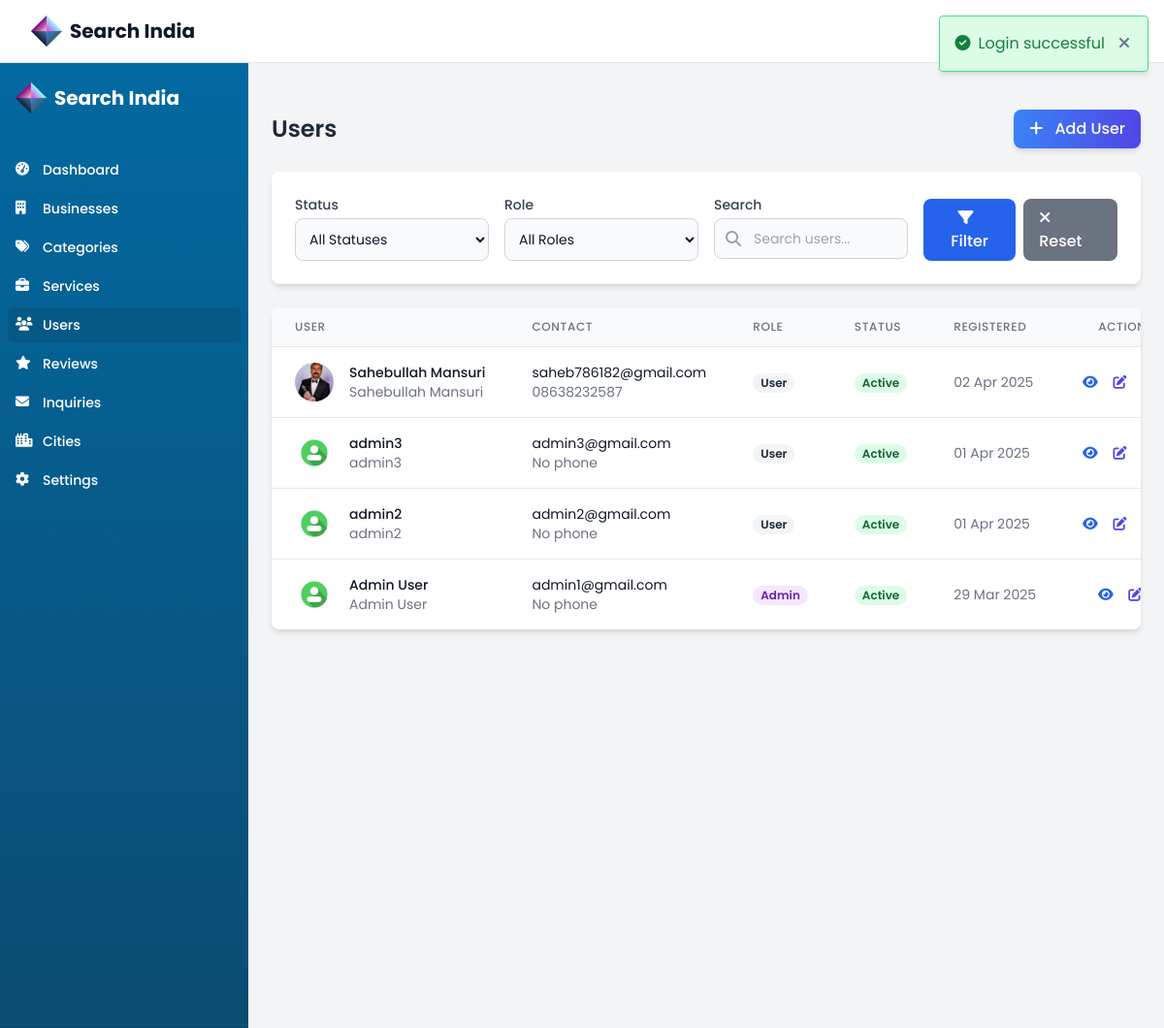
The app's page /justdial-admin/modules/users/index.php (signed in) with its own data.
### tables this page shows
CREATE TABLE `users` (
  `id` int(11) NOT NULL,
  `name` varchar(100) NOT NULL,
  `username` varchar(255) DEFAULT NULL,
  `bio` text DEFAULT NULL,
  `email` varchar(100) NOT NULL,
  `password` varchar(255) NOT NULL,
  `phone` varchar(20) DEFAULT NULL,
  `address` text DEFAULT NULL,
  `city` varchar(50) DEFAULT NULL,
  `state` varchar(50) DEFAULT NULL,
  `country` varchar(50) DEFAULT NULL,
  `postal_code` varchar(20) DEFAULT NULL,
  `profile_image` varchar(255) DEFAULT 'default.jpg',
  `role` enum('admin','manager','user') DEFAULT 'user',
  `status` enum('active','inactive','banned') DEFAULT 'active',
  `email_verified` tinyint(1) DEFAULT 0,
  `verification_token` varchar(255) DEFAULT NULL,
  `reset_token` varchar(255) DEFAULT NULL,
  `reset_token_expires` datetime DEFAULT NULL,
  `last_login` timestamp NULL DEFAULT NULL,
  `created_at` timestamp NOT NULL DEFAULT current_timestamp(),
  `updated_at` timestamp NOT NULL DEFAULT current_timestamp() ON UPDATE current_timestamp()
);

### justdial-admin/config/functions.php (called while the page is built, shortened)
<?php
require_once 'database.php';
function db() {
    static $db = null;
    if ($db === null) {
        $db = new Database();
    }
    return $db;
}
function isAdmin() {
    return isset($_SESSION['user_role']) && $_SESSION['user_role'] === 'admin';
}
function formatDate($date, $format = DATE_FORMAT) {
    return date($format, strtotime($date));
}
function hasPermission($permission) {
    if (isAdmin()) return true;
    return in_array($permission, $_SESSION['user_permissions'] ?? []);
}

### justdial-admin/config/database.php (called while the page is built, shortened)
<?php
class Database {
    private $host = DB_HOST;
    private $user = DB_USER;
    private $pass = DB_PASS;
    private $dbname = DB_NAME;
    private $conn;
    private $stmt;
    public function __construct() {
        $dsn = 'mysql:host=' . $this->host . ';dbname=' . $this->dbname . ';charset=utf8mb4';
        $options = array(
            PDO::ATTR_PERSISTENT => true,
            PDO::ATTR_ERRMODE => PDO::ERRMODE_EXCEPTION,
            PDO::ATTR_DEFAULT_FETCH_MODE => PDO::FETCH_ASSOC,
            PDO::ATTR_EMULATE_PREPARES => false
        );
        try {
            $this->conn = new PDO($dsn, $this->user, $this->pass, $options);
        } catch(PDOException $e) {
            $this->error = $e->getMessage();
            echo 'Database Connection Error: ' . $this->error;
        }
    }
    public function query($sql) {
        $this->stmt = $this->conn->prepare($sql);
    }
    public function bind($param, $value, $type = null) {
        if(is_null($type)) {
            switch(true) {
                case is_int($value):
                    $type = PDO::PARAM_INT;
                    break;
            }
        }
        $this->stmt->bindValue($param, $value, $type);
    }
    public function execute() {
        return $this->stmt->execute();
    }
    public function resultSet() {
        $this->execute();
        return $this->stmt->fetchAll();
    }
    public function single() {
        $this->execute();
        return $this->stmt->fetch();
    }
}

### justdial-admin/modules/users/index.php (the view, shortened to what this page needs)
<?php
require_once '../../includes/header.php';
$search = isset($_GET['search']) ? sanitize($_GET['search']) : '';
$page = isset($_GET['page']) ? (int)$_GET['page'] : 1;
$query = "SELECT * FROM users WHERE 1=1";
$countQuery = "SELECT COUNT(*) as total FROM users WHERE 1=1";
$params = [];
$db = db();
$db->query($countQuery);
$result = $db->single();
$totalItems = $result['total'];
$pagination = getPagination($totalItems, $page);
$query .= " ORDER BY created_at DESC LIMIT :offset, :limit";
$params[':offset'] = $pagination['offset'];
$params[':limit'] = $pagination['per_page'];
$db->query($query);
foreach ($params as $key => $value) {
    $db->bind($key, $value);
}
$users = $db->resultSet();
function getRoleBadgeClass($role)
{
    switch ($role) {
        case 'admin':
            return 'bg-purple-100 text-purple-800';
        default:
            return 'bg-gray-100 text-gray-800';
    }
}
function getStatusBadgeClass($status)
{
    switch ($status) {
        case 'active':
            return 'bg-green-100 text-green-800';
    }
}
?>
<div class="container px-6 mx-auto">
    <div class="flex justify-between items-center my-6">
        <h2 class="text-2xl font-semibold text-gray-800">Users</h2>
        <?php if (hasPermission('add_users')): ?>
            <a href="add.php" class="bg-gradient-to-r from-blue-500 to-indigo-600 hover:from-blue-600 hover:to-indigo-700 text-white font-medium py-2 px-4 rounded-lg transition-all duration-300 transform hover:scale-[1.02] shadow-md">
                <i class="fa-solid fa-plus mr-2"></i> Add User
            </a>
        <?php endif; ?>
    </div>
    <?php include_once '../../config/functions.php'; ?>
    <div class="bg-white rounded-lg shadow-md p-6 mb-6">
        <form method="GET" class="grid grid-cols-1 md:grid-cols-4 gap-4">
            <div>
                <label for="status" class="block text-sm font-medium text-gray-700 mb-1">Status</label>
                <select id="status" name="status" class="bg-gray-50 border border-gray-300 text-gray-900 text-sm rounded-lg focus:ring-blue-500 focus:border-blue-500 block w-full p-2.5">
                    <option value="">All Statuses</option>
                </select>
            </div>
            <div>
                <label for="role" class="block text-sm font-medium text-gray-700 mb-1">Role</label>
                <select id="role" name="role" class="bg-gray-50 border border-gray-300 text-gray-900 text-sm rounded-lg focus:ring-blue-500 focus:border-blue-500 block w-full p-2.5">
                    <option value="">All Roles</option>
                </select>
            </div>
            <div>
                <label for="search" class="block text-sm font-medium text-gray-700 mb-1">Search</label>
                <div class="relative">
                    <div class="absolute inset-y-0 left-0 flex items-center pl-3 pointer-events-none">
                    </div>
                    <input type="text" id="search" name="search" class="bg-gray-50 border border-gray-300 text-gray-900 text-sm rounded-lg focus:ring-blue-500 focus:border-blue-500 block w-full pl-10 p-2.5" placeholder="Search users..." value="<?= htmlspecialchars($search) ?>">
                </div>
            </div>
            <div class="flex items-end">
                <button type="submit" class="bg-blue-600 hover:bg-blue-700 text-white font-medium py-2 px-4 rounded-lg mr-2">
                    <i class="fa-solid fa-filter mr-2"></i> Filter
                </button>
                <a href="index.php" class="bg-gray-500 hover:bg-gray-600 text-white font-medium py-2 px-4 rounded-lg">
                    <i class="fa-solid fa-times mr-2"></i> Reset
                </a>
            </div>
        </form>
    </div>
    <div class="bg-white rounded-lg shadow-md overflow-hidden">
        <div class="overflow-x-auto">
            <table class="min-w-full divide-y divide-gray-200">
                <thead class="bg-gray-50">
                    <tr>
                        <th scope="col" class="px-6 py-3 text-left text-xs font-medium text-gray-500 uppercase tracking-wider">User</th>
                        <th scope="col" class="px-6 py-3 text-left text-xs font-medium text-gray-500 uppercase tracking-wider">Contact</th>
                        <th scope="col" class="px-6 py-3 text-left text-xs font-medium text-gray-500 uppercase tracking-wider">Role</th>
                        <th scope="col" class="px-6 py-3 text-left text-xs font-medium text-gray-500 uppercase tracking-wider">Status</th>
                        <th scope="col" class="px-6 py-3 text-left text-xs font-medium text-gray-500 uppercase tracking-wider">Registered</th>
                        <th scope="col" class="px-6 py-3 text-right text-xs font-medium text-gray-500 uppercase tracking-wider">Actions</th>
                    </tr>
                </thead>
                <tbody class="bg-white divide-y divide-gray-200">
                    <?php if (empty($users)): ?>
                        <tr>
                            <td colspan="6" class="px-6 py-4 text-center text-gray-500">No users found</td>
                        </tr>
                    <?php else: ?>
                        <?php foreach ($users as $user): ?>
                            <tr class="hover:bg-gray-50">
                                <td class="px-6 py-4 whitespace-nowrap">
                                    <div class="flex items-center">
                                        <div class="flex-shrink-0 h-10 w-10">
                                            <?php if ($user['profile_image']): ?>
                                                <img class="h-10 w-10 rounded-full object-cover" src="<?= UPLOADS_URL ?>/users/<?= $user['profile_image'] ?>" alt="<?= htmlspecialchars($user['name']) ?>">
                                            <?php else: ?>
                                                <div class="h-10 w-10 rounded-full bg-gradient-to-r from-blue-400 to-indigo-500 flex items-center justify-center">
                                                    <span class="text-white font-medium text-sm"><?= getInitials($user['name']) ?></span>
                                                </div>
                                            <?php endif; ?>
                                        </div>
                                        <div class="ml-4">
                                            <div class="text-sm font-medium text-gray-900">
                                                <a href="view.php?id=<?= $user['id'] ?>" class="hover:text-blue-600 hover:underline"><?= htmlspecialchars($user['name']) ?></a>
                                            </div>
                                            <div class="text-sm text-gray-500"><?= $user['name'] ? htmlspecialchars($user['name']) : 'No username' ?></div>
                                        </div>
                                    </div>
                                </td>
                                <td class="px-6 py-4 whitespace-nowrap">
                                    <div class="text-sm text-gray-900"><?= htmlspecialchars($user['email']) ?></div>
                                    <div class="text-sm text-gray-500"><?= $user['phone'] ? htmlspecialchars($user['phone']) : 'No phone' ?></div>
                                </td>
                                <td class="px-6 py-4 whitespace-nowrap">
                                    <span class="px-2 inline-flex text-xs leading-5 font-semibold rounded-full <?= getRoleBadgeClass($user['role']) ?>">
                                        <?= ucfirst(htmlspecialchars($user['role'])) ?>
                                    </span>
                                </td>
                                <td class="px-6 py-4 whitespace-nowrap">
                                    <span class="px-2 inline-flex text-xs leading-5 font-semibold rounded-full <?= getStatusBadgeClass($user['status']) ?>">
                                        <?= ucfirst(htmlspecialchars($user['status'])) ?>
                                    </span>
                                </td>
                                <td class="px-6 py-4 whitespace-nowrap text-sm text-gray-500">
                                    <?= formatDate($user['created_at']) ?>
                                </td>
                                <td class="px-6 py-4 whitespace-nowrap text-right text-sm font-medium">
                                    <a href="view.php?id=<?= $user['id'] ?>" class="text-blue-600 hover:text-blue-900 mr-3" title="View">
                                        <i class="fa-solid fa-eye"></i>
                                    </a>
                                    <?php if (hasPermission('edit_users')): ?>
                                        <a href="edit.php?id=<?= $user['id'] ?>" class="text-indigo-600 hover:text-indigo-900 mr-3" title="Edit">
                                            <i class="fa-solid fa-edit"></i>
                                        </a>
                                    <?php endif; ?>
                                </td>
                            </tr>
                        <?php endforeach; ?>
                    <?php endif; ?>
                </tbody>
            </table>
        </div>
    </div>
</div>
<?php require_once '../../includes/footer.php'; ?>

### justdial-admin/assets/css/custom.css (style rules this page uses)
:root { --primary-color: #4f46e5; --primary-hover: #4338ca; --secondary-color: #10b981; --secondary-hover: #059669; --danger-color: #ef4444; --danger-hover: #dc2626; --warning-color: #f59e0b; --warning-hover: #d97706; --info-color: #3b82f6; --info-hover: #2563eb; --success-color: #10b981; --success-hover: #059669; --dark-color: #1f2937; --light-color: #f9fafb; --gray-color: #6b7280; --border-color: #e5e7eb; --sidebar-width: 16rem; --header-height: 4rem; --font-family: 'Poppins', sans-serif; }
body { font-family: var(--font-family); background-color: #f3f4f6; color: #374151; }

### records on screen
users: profile_image (picture), name "Sahebullah Mansuri", email "saheb786182@gmail.com", phone "08638232587", role "User", status "Active", created_at "02 Apr 2025"
users: profile_image (placeholder picture), name "admin3", email "admin3@gmail.com", phone "No phone", role "User", status "Active", created_at "01 Apr 2025"
users: profile_image (placeholder picture), name "admin2", email "admin2@gmail.com", shows "No phone", role "User", status "Active", created_at "01 Apr 2025"
users: profile_image (placeholder picture), name "Admin User", email "admin1@gmail.com", shows "No phone", role "Admin", status "Active", created_at "29 Mar 2025"

### other values on screen
APP_NAME "Search India"
$flashMessage['message'] "Login successful"
